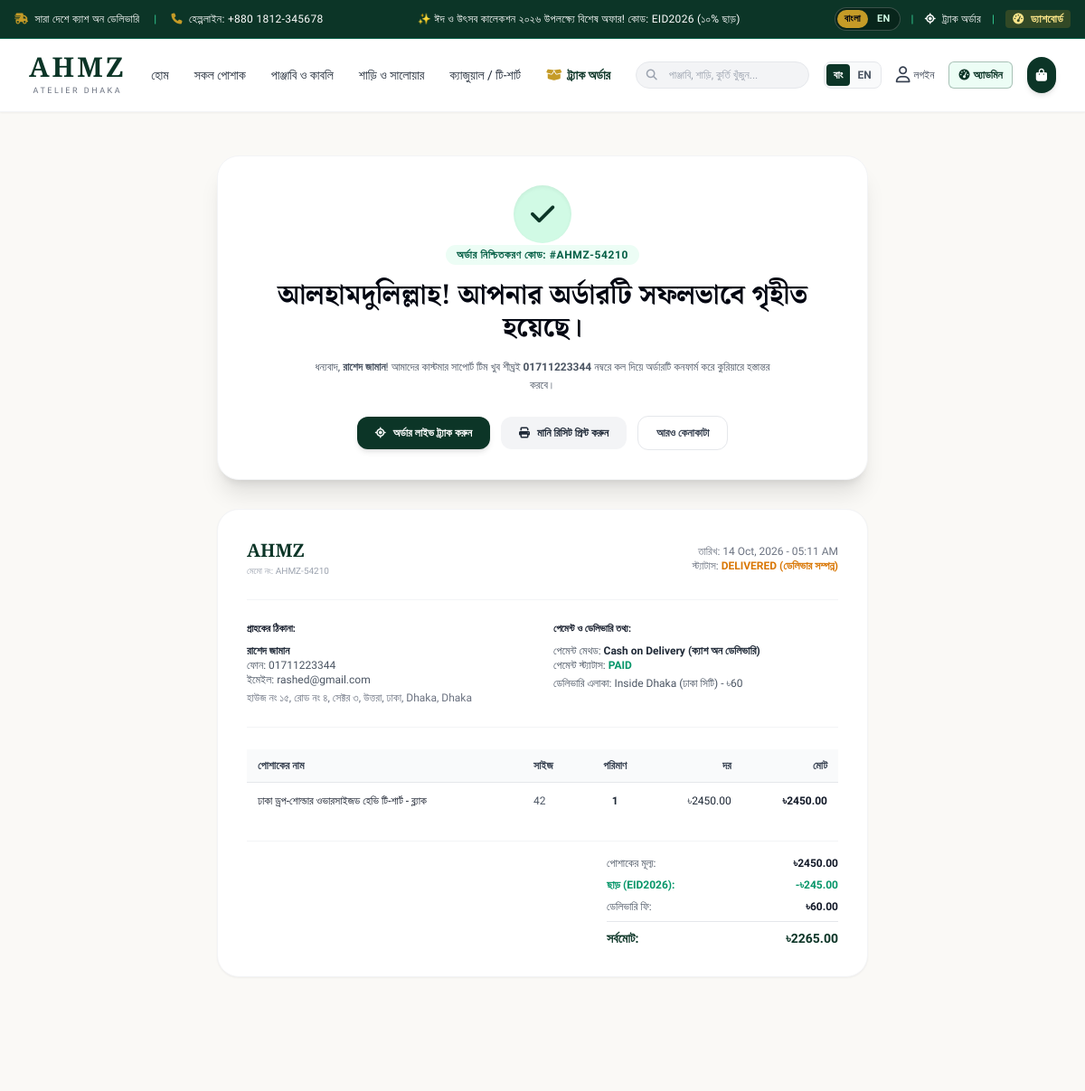
Page /order/success/AHMZ-54210/ (upper part) on the earlier database version.
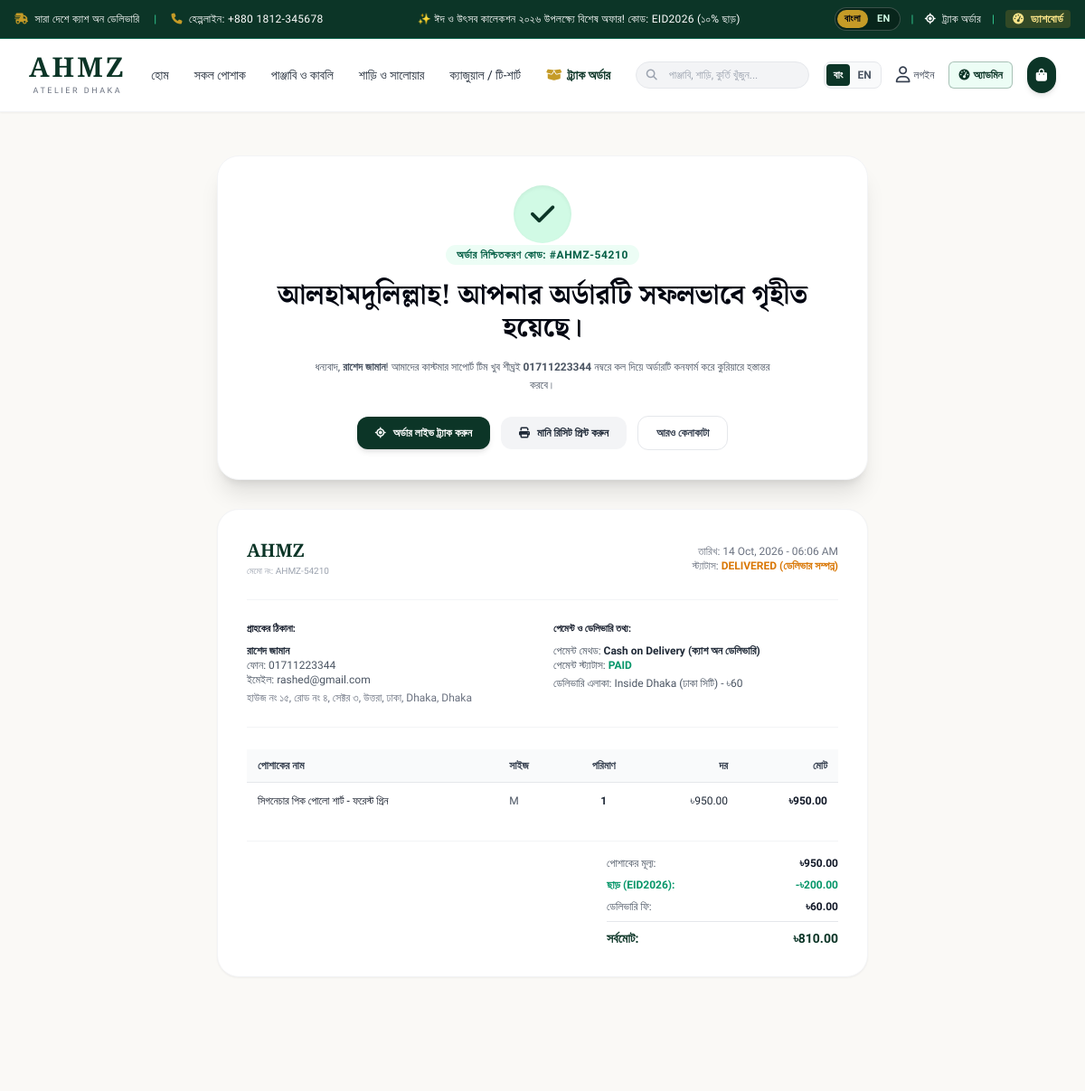
Same page on the later database version.
### store/models.py (models this page shows, shortened)
class Order(models.Model):
    PAYMENT_CHOICES = [
        ('cod', 'Cash on Delivery (ক্যাশ অন ডেলিভারি)'),
        ('bkash', 'bKash (বিকাশ)'),
        ('nagad', 'Nagad (নগদ)'),
        ('rocket', 'Rocket (রকেট)'),
    ]
    STATUS_CHOICES = [
        ('pending', 'Pending (অপেক্ষমান)'),
        ('confirmed', 'Confirmed (নিশ্চিত)'),
        ('processing', 'Processing (প্রস্তুত হচ্ছে)'),
        ('shipped', 'Shipped (কুরিয়ারে হস্তান্তর)'),
        ('delivered', 'Delivered (ডেলিভার সম্পন্ন)'),
        ('cancelled', 'Cancelled (বাতিল)'),
    ]
    PAYMENT_STATUS_CHOICES = [
        ('unpaid', 'Unpaid'),
        ('paid', 'Paid'),
        ('refunded', 'Refunded'),
    ]
    DELIVERY_AREA_CHOICES = [
        ('inside_dhaka', 'Inside Dhaka (ঢাকা সিটি) - ৳60'),
        ('outside_dhaka', 'Outside Dhaka (ঢাকার বাইরে সারা বাংলাদেশ) - ৳120'),
    ]
    order_number = models.CharField(max_length=30, unique=True, editable=False)
    user = models.ForeignKey(User, null=True, blank=True, on_delete=models.SET_NULL, related_name='orders')
    full_name = models.CharField(max_length=120)
    phone = models.CharField(max_length=20)
    email = models.EmailField(blank=True)
    division = models.CharField(max_length=50, default='Dhaka')
    district = models.CharField(max_length=50, default='Dhaka')
    delivery_address = models.TextField()
    customer_notes = models.TextField(blank=True)
    delivery_area = models.CharField(max_length=20, choices=DELIVERY_AREA_CHOICES, default='inside_dhaka')
    shipping_cost = models.DecimalField(max_digits=8, decimal_places=2, default=60.00)
    subtotal = models.DecimalField(max_digits=10, decimal_places=2, default=0.00)
    discount_amount = models.DecimalField(max_digits=10, decimal_places=2, default=0.00)
    total_amount = models.DecimalField(max_digits=10, decimal_places=2, default=0.00)
    coupon_code = models.CharField(max_length=25, blank=True)
    payment_method = models.CharField(max_length=15, choices=PAYMENT_CHOICES, default='cod')
    payment_status = models.CharField(max_length=15, choices=PAYMENT_STATUS_CHOICES, default='unpaid')
    sender_number = models.CharField(max_length=20, blank=True, help_text="bKash/Nagad sender phone number")
    trx_id = models.CharField(max_length=60, blank=True, help_text="Transaction ID (TrxID)")
    status = models.CharField(max_length=20, choices=STATUS_CHOICES, default='pending')
    courier_tracking_id = models.CharField(max_length=100, blank=True, help_text="e.g. Steadfast, Pathao, RedX tracking")
    admin_notes = models.TextField(blank=True)
    created_at = models.DateTimeField(auto_now_add=True)
    updated_at = models.DateTimeField(auto_now=True)
    class Meta:
        ordering = ['-created_at']

class OrderItem(models.Model):
    order = models.ForeignKey(Order, related_name='items', on_delete=models.CASCADE)
    product = models.ForeignKey(Product, null=True, on_delete=models.SET_NULL)
    product_name = models.CharField(max_length=255)
    product_sku = models.CharField(max_length=50, blank=True)
    size = models.CharField(max_length=20, blank=True)
    color = models.CharField(max_length=50, blank=True)
    price = models.DecimalField(max_digits=10, decimal_places=2)
    quantity = models.PositiveIntegerField(default=1)
    subtotal = models.DecimalField(max_digits=10, decimal_places=2)

### store/views.py (the view)
# urls.py: path('order/success/<str:order_number>/', views.order_success, name='order_success'),
def order_success(request, order_number):
    order = get_object_or_404(Order, order_number=order_number)
    return render(request, 'store/order_success.html', {'order': order})

### store/cart.py (called while the page is built, shortened)
    def __iter__(self):
        product_ids = [item['product_id'] for item in self.cart.values()]
        products = Product.objects.filter(id__in=product_ids).in_bulk()

    def __len__(self):
        return sum(item['quantity'] for item in self.cart.values())

    def get_subtotal(self):
        return sum(Decimal(item['price']) * item['quantity'] for item in self.cart.values())

    def get_items_list(self):
        return list(self.__iter__())

### store/translations.py (called while the page is built)
def get_translation_dict(lang='bn'):
    current_lang = 'en' if lang == 'en' else 'bn'
    return {key: vals.get(current_lang, vals.get('bn', '')) for key, vals in TRANSLATIONS.items()}

### templates/store/order_success.html (shortened to what the changed rows need)
{% extends 'base.html' %}
{% block content %}
<div class="max-w-3xl mx-auto px-4 sm:px-6 py-12">
    <div class="bg-white rounded-3xl p-8 border border-gray-100 shadow-xl text-center space-y-4">
        <div class="w-16 h-16 bg-emerald-100 text-brand-emerald rounded-full flex items-center justify-center mx-auto text-3xl shadow-inner">
            <i class="fa-solid fa-check"></i>
        </div>
        <span class="text-xs bg-emerald-50 text-emerald-800 font-bold px-3 py-1 rounded-full uppercase tracking-wider">
            অর্ডার নিশ্চিতকরণ কোড: #{{ order.order_number }}
        </span>
        <h1 class="font-brand-serif text-2xl sm:text-3xl font-bold text-gray-950">
            আলহামদুলিল্লাহ! আপনার অর্ডারটি সফলভাবে গৃহীত হয়েছে।
        </h1>
        <p class="text-xs text-gray-600 max-w-lg mx-auto leading-relaxed">
            ধন্যবাদ, <strong>{{ order.full_name }}</strong>! আমাদের কাস্টমার সাপোর্ট টিম খুব শীঘ্রই <strong>{{ order.phone }}</strong> নম্বরে কল দিয়ে অর্ডারটি কনফার্ম করে কুরিয়ারে হস্তান্তর করবে।
        </p>
        <div class="flex flex-wrap items-center justify-center gap-3 pt-2">
            <a href="{% url 'store:track_order' %}?order_number={{ order.order_number }}&phone={{ order.phone }}"
               class="px-5 py-2.5 rounded-xl bg-brand-emerald hover:bg-brand-emerald-dark text-white text-xs font-bold transition flex items-center shadow-md">
            </a>
            <button onclick="window.print()"
                    class="px-5 py-2.5 rounded-xl bg-gray-100 hover:bg-gray-200 text-gray-800 text-xs font-semibold transition flex items-center">
            </button>
            <a href="{% url 'store:product_list' %}"
               class="px-5 py-2.5 rounded-xl border border-gray-200 hover:bg-gray-50 text-gray-700 text-xs font-semibold transition">
            </a>
        </div>
    </div>
    <div class="mt-8 bg-white rounded-3xl p-8 border border-gray-100 shadow-sm space-y-6">
        <div class="flex flex-col sm:flex-row justify-between items-start sm:items-center pb-6 border-b border-gray-100">
            <div>
                <span class="font-brand-serif text-xl font-bold text-brand-emerald">{{ BRAND_NAME }}</span>
                <span class="block text-[10px] text-gray-400">মেমো নং: {{ order.order_number }}</span>
            </div>
            <div class="text-right mt-2 sm:mt-0 text-xs text-gray-500">
                <p>তারিখ: {{ order.created_at|date:"d M, Y - h:i A" }}</p>
                <p>স্ট্যাটাস: <strong class="text-amber-600 uppercase">{{ order.get_status_display }}</strong></p>
            </div>
        </div>
        <div class="grid grid-cols-1 sm:grid-cols-2 gap-6 text-xs text-gray-600 pb-6 border-b border-gray-100">
            <div>
                <h4 class="font-bold text-gray-900 uppercase text-[11px] mb-2">গ্রাহকের ঠিকানা:</h4>
                <p class="font-semibold text-gray-800">{{ order.full_name }}</p>
                <p>ফোন: {{ order.phone }}</p>
                {% if order.email %}<p>ইমেইল: {{ order.email }}</p>{% endif %}
                <p class="mt-1 text-gray-500">{{ order.delivery_address }}, {{ order.district }}, {{ order.division }}</p>
            </div>
            <div>
                <h4 class="font-bold text-gray-900 uppercase text-[11px] mb-2">পেমেন্ট ও ডেলিভারি তথ্য:</h4>
                <p>পেমেন্ট মেথড: <strong class="text-gray-800">{{ order.get_payment_method_display }}</strong></p>
                <p>পেমেন্ট স্ট্যাটাস: <span class="uppercase font-bold {% if order.payment_status == 'paid' %}text-emerald-600{% else %}text-amber-600{% endif %}">{{ order.get_payment_status_display }}</span></p>
                <p class="mt-1">ডেলিভারি এলাকা: {{ order.get_delivery_area_display }}</p>
            </div>
        </div>
        <div class="overflow-x-auto">
            <table class="w-full text-left text-xs">
                <thead>
                    <tr class="bg-gray-50 text-gray-700 font-bold border-b border-gray-200">
                        <th class="py-2.5 px-3">পোশাকের নাম</th>
                        <th class="py-2.5 px-3">সাইজ</th>
                        <th class="py-2.5 px-3 text-center">পরিমাণ</th>
                        <th class="py-2.5 px-3 text-right">দর</th>
                        <th class="py-2.5 px-3 text-right">মোট</th>
                    </tr>
                </thead>
                <tbody class="divide-y divide-gray-100">
                    {% for item in order.items.all %}
                    <tr>
                        <td class="py-3 px-3 font-medium text-gray-900">{{ item.product_name }}</td>
                        <td class="py-3 px-3 text-gray-600">{{ item.size|default:'Regular' }}</td>
                        <td class="py-3 px-3 text-center font-bold">{{ item.quantity }}</td>
                        <td class="py-3 px-3 text-right">৳{{ item.price }}</td>
                        <td class="py-3 px-3 text-right font-bold text-gray-900">৳{{ item.subtotal }}</td>
                    </tr>
                    {% endfor %}
                </tbody>
            </table>
        </div>
        <div class="pt-4 border-t border-gray-100 flex justify-end text-xs">
            <div class="w-64 space-y-2">
                <div class="flex justify-between text-gray-600">
                    <span>পোশাকের মূল্য:</span>
                    <span class="font-bold text-gray-900">৳{{ order.subtotal }}</span>
                </div>
                {% if order.discount_amount > 0 %}
                <div class="flex justify-between text-emerald-600 font-bold">
                    <span>ছাড় ({{ order.coupon_code }}):</span>
                    <span>-৳{{ order.discount_amount }}</span>
                </div>
                {% endif %}
                <div class="flex justify-between text-gray-600">
                    <span>ডেলিভারি ফি:</span>
                    <span class="font-bold text-gray-900">৳{{ order.shipping_cost }}</span>
                </div>
                <div class="flex justify-between pt-2 border-t border-gray-200 text-sm font-bold text-brand-emerald">
                    <span>সর্বমোট:</span>
                    <span>৳{{ order.total_amount }}</span>
                </div>
            </div>
        </div>
    </div>
</div>
{% endblock %}

Differences in the rows shown:
changed Order "AHMZ-54210": created_at "14 Oct, 2026 - 05:11 AM" → "14 Oct, 2026 - 06:06 AM"; subtotal "2450.00" → "950.00"; discount_amount "245.00" → "200.00"; total_amount "2265.00" → "810.00"
changed OrderItem: product_name "ঢাকা ড্রপ-শোল্ডার ওভারসাইজড হেভি টি-শার্ট - ব্ল্যাক" → "সিগনেচার পিক পোলো শার্ট - ফরেস্ট গ্রিন"; size "42" → "M"; price "2450.00" → "950.00"; subtotal "2450.00" → "950.00"
